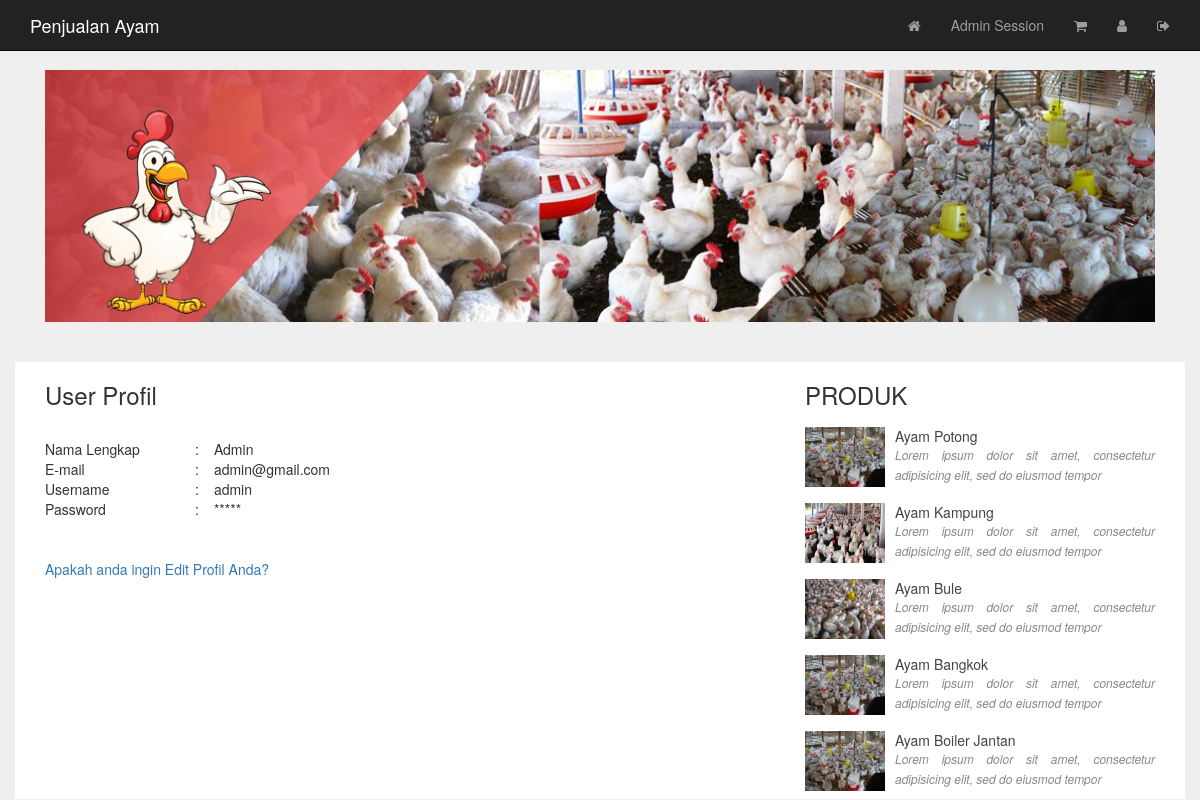
Page /registrasi/profil (signed in) on the committed database.
### tables this page shows
CREATE TABLE IF NOT EXISTS `user_profile` (
  `id_user` int(100) NOT NULL AUTO_INCREMENT,
  `nama_user` varchar(200) NOT NULL,
  `email` varchar(20) NOT NULL,
  `username` varchar(200) NOT NULL,
  `password` varchar(200) NOT NULL,
  `hak_akses` varchar(20) NOT NULL,
  `tanggal` datetime NOT NULL,
  PRIMARY KEY (`id_user`)
);

CREATE TABLE IF NOT EXISTS `barang` (
  `id_barang` int(100) NOT NULL AUTO_INCREMENT,
  `nama_barang` varchar(500) NOT NULL,
  `deskripsi_barang` text NOT NULL,
  `stok_barang` int(50) NOT NULL,
  `harga_barang` int(100) NOT NULL,
  `thumbnail` varchar(400) NOT NULL,
  PRIMARY KEY (`id_barang`)
);

### index.php (called while the page is built, shortened)
<?php
spl_autoload_register( function( $class_name ) {
	$file = $class_name .'.php';
	$file = str_replace("\\", "/", $file);
});
new libs\Bootloader();

### config/vendor.php (called while the page is built)
<?php
return [
		"css"=>[
			URL."/vendor/bootstrap/css/bootstrap.min.css",
			URL."/vendor/font-awesome/css/font-awesome.min.css",
		],
		"js"=>[
			URL."/vendor/jquery/jquery.js",
			URL."/vendor/bootstrap/js/bootstrap.min.js",
			URL."/vendor/jquery/datatable.js",
			URL."/vendor/jquery/datatable.bootstrap.min.js",
		]
];

### controllers/Registrasi.php (called while the page is built, shortened)
<?php
class Registrasi extends Controller {
	function actionProfil(){
		$ID = Session::get("ID");
		$this->view->title= "Profil";
		$model = new Login_Model();
		$sModel = new Barang_Model();
		$model->find()->where(["id_user"=>$ID])->one();
		$sModel->find()->execute();
		$this->view->render("profil",1,["model"=>$model,"sModel"=>$sModel]);
	}
}

### libs/Session.php (called while the page is built, shortened)
<?php
class Session {
	public static function get($key){
		if(isset($_SESSION[$key]))
			return $_SESSION[$key];
	}
}

### libs/Model.php (called while the page is built, shortened)
<?php
class Model
{
	public $tbl = "";
	public $sql = "";
	function __construct(){
		$this->db = new Database();
		$this->tbl = isset(static::$table) ? static::$table : "";
	}
	function query($query,$type=false){
		$q = $this->db->query($query);
		return $q;
	}
	function find(){
		$this->sql = "select * from ".$this->tbl." ";
		return $this;
	}
	function where($clause){
		$where = "where ";
		foreach($clause as $key => $value){
			$where .= $key."='".$value."'";
		}
		$this->sql .= $where;
		return $this;
	}
	function execute(){
		$this->query($this->sql);
		return $this;
	}
	function one(){
		$this->query($this->sql,1);
		return $this;
	}
}

### views/registrasi/profil.php (the view)
<div class="container konten">
	<div class="col-md-8">
				<h3>User Profil</h3><br />
				<table width="100%">
					<tr>
						<td width="150">Nama Lengkap</td>
						<td>: </td>
						<td><?php echo $model->nama_user;?></td>
					</tr>
					<tr>
						<td>E-mail</td>
						<td>: </td>
						<td><?php echo $model->email;?></td>
					</tr>
					<tr>
						<td>Username</td>
						<td>: </td>
						<td><?php echo $model->username;?></td>
					</tr>
					<tr>
						<td>Password</td>
						<td>: </td>
						<td>*****</td>
					</tr>
				</table>
				<br />
				<br />
				<a href="<?php echo URL;?>/registrasi/edit">Apakah anda ingin Edit Profil Anda?</a>
				<br />
				<br />
				<br />
				<br />
				<br />
				<br />
				<br />
				<br />
				<br />
				<br />
				<br />
	</div>
	<?php include 'sideBar.php';?>
</div>

### libs/Bootloader.php (shortened to what this page needs)
<?php
class Bootloader
{
	function __construct()
	{
		$url = (isset($_GET['r'])) ? $_GET['r'] : "";
		$url = rtrim($url,"/");
		$url = explode("/", $url);
		if(isset($url[0]) && !empty($url[0]) && $url[0] != "index.php"){
			$className = ucfirst($url[0]);
			$className = "controllers\\$className";
			if(class_exists($className)){
				$controller = new $className;
				$controller->view->controller = strtolower($url[0]);
			}else{
				return $this->error404();
			}
		}else{
			$className = "controllers\\Index";
			$controller = new $className;
			$controller->view->controller = "index";
		}
		if(isset($url[1]) && !empty($url[1])){
			$str = "";
			if(strchr($url[1],"-")){
				$chr = explode("-",$url[1]);
				for($i=0;$i<count($chr);$i++){
					$str .= ucfirst($chr[$i]);
				}
			}else{
				$str = ucfirst($url[1]);
			}
			$method = "action".$str;
			if(method_exists($controller, $method)){
				$parameter = false;
				if($parameter==false)
					$controller->$method(false);
				else
					call_user_func_array(array($controller, $method), $parameter);
			}else
				return $this->errorMethodNotExist($url[0], $url[1]);
		}else{
			$controller->actionIndex();
		}
	}
}

### libs/View.php (shortened to what this page needs)
<?php
class View
{
	public $layouts = "layouts";
	function __construct()
	{
		$vendor = require_once("config/vendor.php");
		$this->vendor = $vendor;
	}
	function render($file, $layout = false, $data = false){
		if($layout==true){
			require 'views/'.$this->layouts.'/header.php';
			require 'views/'.$this->controller.'/'.$file.'.php';
			require 'views/'.$this->layouts.'/footer.php';
		}else{
			require 'views/'.$this->controller.'/'.$file.'.php';
		}
	}
}

### views/layouts/header.php (shortened to what this page needs)
<!DOCTYPE HTML>
<html>
<head>
<link href="<?php echo URL;?>/vendor/bootstrap/style.css" type="text/css" rel="stylesheet">
<?php
foreach($this->vendor as $key => $val){
	if($key == "css"){
		foreach($val as $value){
			echo "<link href='$value' type='text/css' rel='stylesheet'>\n";
		}
	}
}
?>
</head>
<body>
<div style="padding-top: 70px;"></div>
<nav class="navbar navbar-inverse navbar-fixed-top">
  <div class="container">
    <div class="navbar-header">
      <a class="navbar-brand" href="#" style="color:#FFF;"><?=SITENAME;?></a>
    </div>
    <div class="collapse navbar-collapse" id="bs-example-navbar-collapse-1">
      <ul class="nav navbar-nav navbar-right">
        <li><a title="Halaman Utama" href="<?php echo URL;?>/"><il class="fa fa-home"></il></a></li>
        <?php
        $Password = Session::get("Password");
        $Akses = Session::get("Akses");
        if(isset($Password)){
          if($Akses=="Admin"){
            echo "<li><a href='".URL."/admin'>Admin Session</a></li>";
          }
          echo "<li><a title='Transaksi' href='".URL."/index/transaksi'><il class='fa fa-shopping-cart'></il></a></li>";
          echo "<li><a title='Profil Saya' href='".URL."/registrasi/profil'><il class='fa fa-user'></il></a></li>";
          echo "<li><a title='Keluar' href='".URL."/login/out'><il class='fa fa-sign-out'></il></a></li>";
        }else{
          echo "<li><a href='".URL."/login'>Login</a></li>";
        }
        ?>
      </ul>
    </div>
  </div>
</nav>
  <div class="container">
      <div class="col-md-12">
        <img src="<?php echo URL;?>/vendor/images/header.jpeg" width="100%">
      </div>
  </div>
  <br />
  <br />

### views/registrasi/sideBar.php
<div class="col-md-4">
	<h3 style="">PRODUK</h3>
	<?php
	foreach ($sModel->data as $barang) {
	?>
	<a href="<?php echo URL;?>/index/view?id=<?php echo $barang->id_barang;?>" style="color:#444;text-decoration: none">
	<div style="padding-top: 8px; padding-bottom:8px;">
	<table>
		<tr>
			<td width="90" valign="top">
			<?php
				if($barang->thumbnail!=""){
			?>
				<img src="<?php echo URL;?>/vendor/images/upload/<?php echo $barang->thumbnail;?>" width="80" height="60">
			<?php }else{ ?>
				<div style="width:80px;height: 60px; background: #eee"></div>
			<?php } ?>
			</td>
			<td align="justify">
				 <h5 style="padding:0; margin: 0;"><?php echo $barang->nama_barang;?></h5>
				 <i style="color:#888; font-size: 12px;"><?php echo substr($barang->deskripsi_barang, 0,80);?></i>
			</td>
		</tr>
	</table>
	</div>
	</a>
	<?php
	}
	?>
</div>

### views/layouts/header.php (style rules this page uses)
body, html { height: 100%; background: #efefef; background-position: center; background-repeat: no-repeat; background-size: cover; }

### rows in the picture
user_profile: nama_user "Admin", email "admin@gmail.com", username "admin"
barang: thumbnail (picture), nama_barang "Ayam Potong", deskripsi_barang "Lorem ipsum dolor sit amet, consectetur adipisicing elit, sed do eiusmod tempor"
barang: thumbnail (picture), nama_barang "Ayam Kampung", deskripsi_barang "Lorem ipsum dolor sit amet, consectetur adipisicing elit, sed do eiusmod tempor"
barang: thumbnail (picture), nama_barang "Ayam Bule", deskripsi_barang "Lorem ipsum dolor sit amet, consectetur adipisicing elit, sed do eiusmod tempor"
barang: thumbnail (picture), nama_barang "Ayam Bangkok", deskripsi_barang "Lorem ipsum dolor sit amet, consectetur adipisicing elit, sed do eiusmod tempor"
barang: thumbnail (picture), nama_barang "Ayam Boiler Jantan", deskripsi_barang "Lorem ipsum dolor sit amet, consectetur adipisicing elit, sed do eiusmod tempor"

### other values in the picture
SITENAME "Penjualan Ayam"
